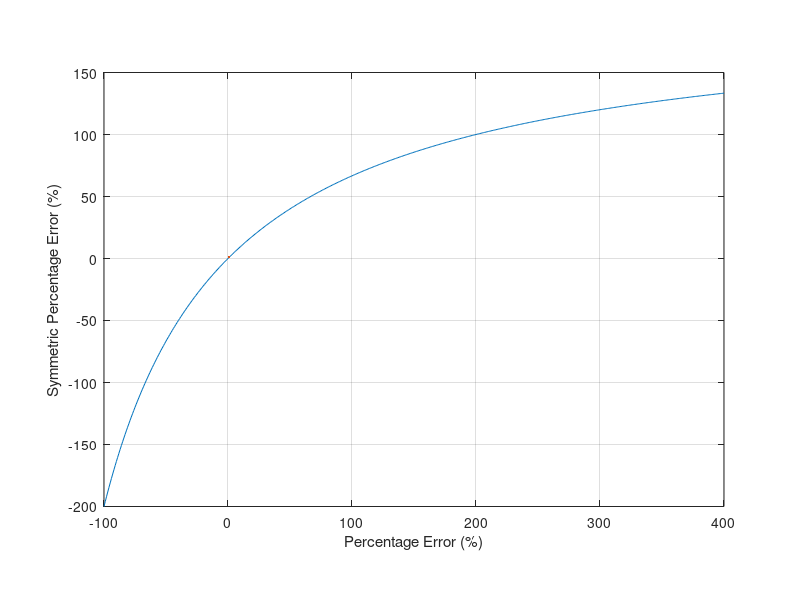

This figure's MATLAB source:
% compare percentage error with symmetric percentage error
x = 0:1:500;
smape = (x-100)./(x+100)*2;
figure;
plot((x-100), smape*100, LineWidth = 1);
hold on
%plot([-100,100],[-100,100], LineWidth = 1);
xlabel('Percentage Error (%)');
ylabel('Symmetric Percentage Error (%)');
grid on
axis equal
set(gcf, 'Position', [0,0,400,300])
xlim([-100,400]);
ylim([-200, 150]);